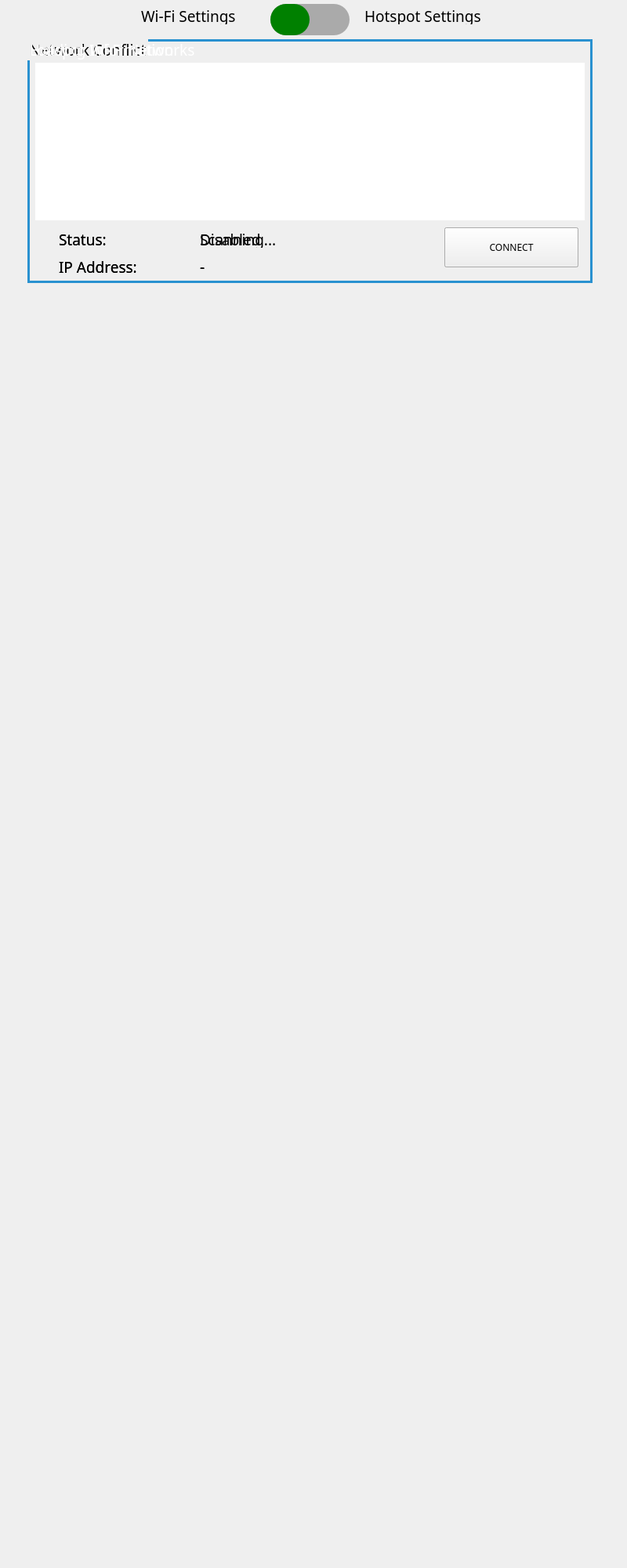
   <widget class="QWidget" name="network_menu_widget" native="true">
    <property name="geometry">
     <rect>
      <x>8800</x>
      <y>90</y>
      <width>800</width>
      <height>2000</height>
     </rect>
    </property>
    <widget class="QLabel" name="label_14">
     <property name="geometry">
      <rect>
       <x>180</x>
       <y>10</y>
       <width>151</width>
       <height>21</height>
      </rect>
     </property>
     <property name="font">
      <font>
       <family>Proxima Nova</family>
       <pointsize>14</pointsize>
      </font>
     </property>
     <property name="text">
      <string>Wi-Fi Settings</string>
     </property>
    </widget>
    <widget class="QSlider" name="horizontalSlider">
     <property name="geometry">
      <rect>
       <x>345</x>
       <y>0</y>
       <width>101</width>
       <height>51</height>
      </rect>
     </property>
     <property name="font">
      <font>
       <family>Proxima Nova</family>
      </font>
     </property>
     <property name="autoFillBackground">
      <bool>false</bool>
     </property>
     <property name="styleSheet">
      <string notr="true">QSlider::groove:horizontal { 
	background-color: #AAAAAA;
	height: 40%; 
	border-radius: 20px;
}

QSlider::handle:horizontal { 
	background-color: green; 
	width: 50%; 
	height: 50%;
	border-radius: 20px; 
}
</string>
     </property>
     <property name="maximum">
      <number>1</number>
     </property>
     <property name="singleStep">
      <number>1</number>
     </property>
     <property name="pageStep">
      <number>1</number>
     </property>
     <property name="tracking">
      <bool>false</bool>
     </property>
     <property name="orientation">
      <enum>Qt::Horizontal</enum>
     </property>
     <property name="tickInterval">
      <number>0</number>
     </property>
    </widget>
    <widget class="QLabel" name="label_15">
     <property name="geometry">
      <rect>
       <x>465</x>
       <y>10</y>
       <width>191</width>
       <height>21</height>
      </rect>
     </property>
     <property name="font">
      <font>
       <family>Proxima Nova</family>
       <pointsize>14</pointsize>
      </font>
     </property>
     <property name="text">
      <string>Hotspot Settings</string>
     </property>
    </widget>
    <widget class="QGroupBox" name="wif_list_groupbox">
     <property name="geometry">
      <rect>
       <x>35</x>
       <y>50</y>
       <width>721</width>
       <height>311</height>
      </rect>
     </property>
     <property name="font">
      <font>
       <family>Proxima Nova</family>
       <pointsize>14</pointsize>
      </font>
     </property>
     <property name="styleSheet">
      <string notr="true">QGroupBox {
border-width: 3px; 
border-style: solid; 
border-color: rgb(41, 145, 208);
color: white;
}

QGroupBox::title {
    subcontrol-origin: margin;
     
}
 </string>
     </property>
     <property name="title">
      <string>Loading Wi-Fi Networks</string>
     </property>
     <widget class="QListWidget" name="network_wifi_list">
      <property name="geometry">
       <rect>
        <x>10</x>
        <y>30</y>
        <width>701</width>
        <height>201</height>
       </rect>
      </property>
      <property name="font">
       <font>
        <family>Proxima Nova</family>
        <pointsize>20</pointsize>
       </font>
      </property>
      <property name="styleSheet">
       <string notr="true">border-width: 2px; 
border-style: solid; 
border-color: white;
color: white;



 </string>
      </property>
     </widget>
     <widget class="QPushButton" name="network_connect_button">
      <property name="geometry">
       <rect>
        <x>532</x>
        <y>240</y>
        <width>171</width>
        <height>51</height>
       </rect>
      </property>
      <property name="font">
       <font>
        <family>Proxima Nova</family>
       </font>
      </property>
      <property name="focusPolicy">
       <enum>Qt::NoFocus</enum>
      </property>
      <property name="text">
       <string>CONNECT</string>
      </property>
     </widget>
     <widget class="QLabel" name="label_22">
      <property name="geometry">
       <rect>
        <x>40</x>
        <y>280</y>
        <width>121</width>
        <height>20</height>
       </rect>
      </property>
      <property name="font">
       <font>
        <family>Proxima Nova</family>
        <pointsize>14</pointsize>
       </font>
      </property>
      <property name="text">
       <string>IP Address:</string>
      </property>
     </widget>
     <widget class="QLabel" name="network_wifi_address_label">
      <property name="geometry">
       <rect>
        <x>220</x>
        <y>280</y>
        <width>291</width>
        <height>21</height>
       </rect>
      </property>
      <property name="font">
       <font>
        <family>Proxima Nova</family>
        <pointsize>14</pointsize>
       </font>
      </property>
      <property name="text">
       <string>-</string>
      </property>
     </widget>
     <widget class="QLabel" name="label_23">
      <property name="geometry">
       <rect>
        <x>40</x>
        <y>245</y>
        <width>151</width>
        <height>20</height>
       </rect>
      </property>
      <property name="font">
       <font>
        <family>Proxima Nova</family>
        <pointsize>14</pointsize>
       </font>
      </property>
      <property name="text">
       <string>Status:</string>
      </property>
     </widget>
     <widget class="QLabel" name="network_wifi_ssid_label">
      <property name="geometry">
       <rect>
        <x>220</x>
        <y>245</y>
        <width>291</width>
        <height>21</height>
       </rect>
      </property>
      <property name="font">
       <font>
        <family>Proxima Nova</family>
        <pointsize>14</pointsize>
       </font>
      </property>
      <property name="text">
       <string>Scanning...</string>
      </property>
     </widget>
    </widget>
    <widget class="QGroupBox" name="network_conflict_groupbox">
     <property name="geometry">
      <rect>
       <x>35</x>
       <y>50</y>
       <width>721</width>
       <height>311</height>
      </rect>
     </property>
     <property name="font">
      <font>
       <family>Proxima Nova</family>
       <pointsize>14</pointsize>
      </font>
     </property>
     <property name="styleSheet">
      <string notr="true">QGroupBox {
border-width: 3px; 
border-style: solid; 
border-color: rgb(41, 145, 208);
##color: white;
}

QGroupBox::title {
    subcontrol-origin: margin;
     
}
 </string>
     </property>
     <property name="title">
      <string>Network Conflict</string>
     </property>
     <widget class="QLabel" name="label_24">
      <property name="geometry">
       <rect>
        <x>40</x>
        <y>60</y>
        <width>631</width>
        <height>151</height>
       </rect>
      </property>
      <property name="font">
       <font>
        <family>Proxima Nova</family>
        <pointsize>14</pointsize>
       </font>
      </property>
      <property name="text">
       <string>The new update caused conflicts in your network settings.
Please click reset button below to fix it.
Printer will reboot upon clicking the button.</string>
      </property>
      <property name="alignment">
       <set>Qt::AlignCenter</set>
      </property>
     </widget>
     <widget class="QPushButton" name="network_reset_button">
      <property name="geometry">
       <rect>
        <x>572</x>
        <y>240</y>
        <width>131</width>
        <height>51</height>
       </rect>
      </property>
      <property name="font">
       <font>
        <family>Proxima Nova</family>
        <pointsize>14</pointsize>
       </font>
      </property>
      <property name="focusPolicy">
       <enum>Qt::NoFocus</enum>
      </property>
      <property name="text">
       <string>RESET</string>
      </property>
     </widget>
    </widget>
    <widget class="QGroupBox" name="hotspot_info_groupbox">
     <property name="geometry">
      <rect>
       <x>35</x>
       <y>50</y>
       <width>721</width>
       <height>311</height>
      </rect>
     </property>
     <property name="font">
      <font>
       <family>Proxima Nova</family>
       <pointsize>14</pointsize>
      </font>
     </property>
     <property name="styleSheet">
      <string notr="true">QGroupBox {
border-width: 3px; 
border-style: solid; 
border-color: rgb(41, 145, 208);
color: white;
}

QGroupBox::title {
    subcontrol-origin: margin;
     
}
 </string>
     </property>
     <property name="title">
      <string>Hotspot Information</string>
     </property>
     <widget class="QPushButton" name="network_update_hotspot_button">
      <property name="geometry">
       <rect>
        <x>532</x>
        <y>240</y>
        <width>171</width>
        <height>51</height>
       </rect>
      </property>
      <property name="font">
       <font>
        <family>Proxima Nova</family>
        <pointsize>14</pointsize>
       </font>
      </property>
      <property name="focusPolicy">
       <enum>Qt::NoFocus</enum>
      </property>
      <property name="text">
       <string>ENABLE/UPDATE</string>
      </property>
     </widget>
     <widget class="QLineEdit" name="network_hotspot_ssid_textbox">
      <property name="geometry">
       <rect>
        <x>340</x>
        <y>90</y>
        <width>191</width>
        <height>31</height>
       </rect>
      </property>
      <property name="font">
       <font>
        <family>Proxima Nova</family>
        <pointsize>14</pointsize>
       </font>
      </property>
      <property name="styleSheet">
       <string notr="true"/>
      </property>
      <property name="text">
       <string/>
      </property>
      <property name="readOnly">
       <bool>true</bool>
      </property>
     </widget>
     <widget class="QLineEdit" name="network_hotspot_password_textbox">
      <property name="geometry">
       <rect>
        <x>340</x>
        <y>130</y>
        <width>191</width>
        <height>31</height>
       </rect>
      </property>
      <property name="font">
       <font>
        <family>Proxima Nova</family>
        <pointsize>14</pointsize>
       </font>
      </property>
      <property name="styleSheet">
       <string notr="true"/>
      </property>
      <property name="text">
       <string/>
      </property>
      <property name="readOnly">
       <bool>true</bool>
      </property>
     </widget>
     <widget class="QLabel" name="label_25">
      <property name="geometry">
       <rect>
        <x>140</x>
        <y>100</y>
        <width>171</width>
        <height>20</height>
       </rect>
      </property>
      <property name="font">
       <font>
        <family>Proxima Nova</family>
        <pointsize>15</pointsize>
       </font>
      </property>
      <property name="text">
       <string>Hotspot SSID:</string>
      </property>
     </widget>
     <widget class="QLabel" name="label_26">
      <property name="geometry">
       <rect>
        <x>140</x>
        <y>135</y>
        <width>201</width>
        <height>20</height>
       </rect>
      </property>
      <property name="font">
       <font>
        <family>Proxima Nova</family>
        <pointsize>15</pointsize>
       </font>
      </property>
      <property name="text">
       <string>Hotspot Password:</string>
      </property>
     </widget>
     <widget class="QLabel" name="network_hotspot_address_label">
      <property name="geometry">
       <rect>
        <x>220</x>
        <y>280</y>
        <width>281</width>
        <height>21</height>
       </rect>
      </property>
      <property name="font">
       <font>
        <family>Proxima Nova</family>
        <pointsize>14</pointsize>
       </font>
      </property>
      <property name="text">
       <string>-</string>
      </property>
     </widget>
     <widget class="QLabel" name="label_27">
      <property name="geometry">
       <rect>
        <x>40</x>
        <y>280</y>
        <width>121</width>
        <height>20</height>
       </rect>
      </property>
      <property name="font">
       <font>
        <family>Proxima Nova</family>
        <pointsize>14</pointsize>
       </font>
      </property>
      <property name="text">
       <string>IP Address:</string>
      </property>
     </widget>
     <widget class="QLabel" name="label_32">
      <property name="geometry">
       <rect>
        <x>40</x>
        <y>245</y>
        <width>121</width>
        <height>20</height>
       </rect>
      </property>
      <property name="font">
       <font>
        <family>Proxima Nova</family>
        <pointsize>14</pointsize>
       </font>
      </property>
      <property name="text">
       <string>Status:</string>
      </property>
     </widget>
     <widget class="QLabel" name="network_hotspot_status_label">
      <property name="geometry">
       <rect>
        <x>220</x>
        <y>245</y>
        <width>271</width>
        <height>21</height>
       </rect>
      </property>
      <property name="font">
       <font>
        <family>Proxima Nova</family>
        <pointsize>14</pointsize>
       </font>
      </property>
      <property name="text">
       <string>Disabled</string>
      </property>
     </widget>
    </widget>
    <zorder>network_conflict_groupbox</zorder>
    <zorder>hotspot_info_groupbox</zorder>
    <zorder>label_14</zorder>
    <zorder>horizontalSlider</zorder>
    <zorder>label_15</zorder>
    <zorder>wif_list_groupbox</zorder>
   </widget>
